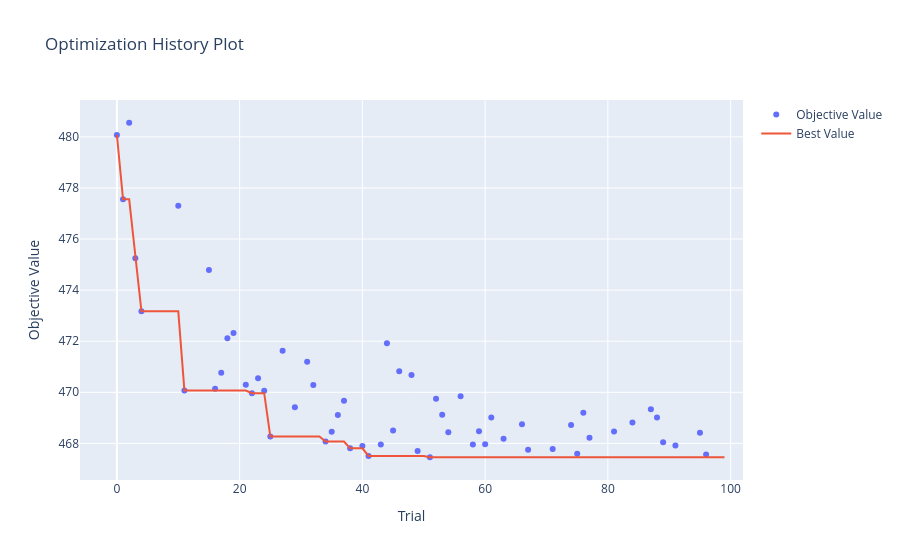
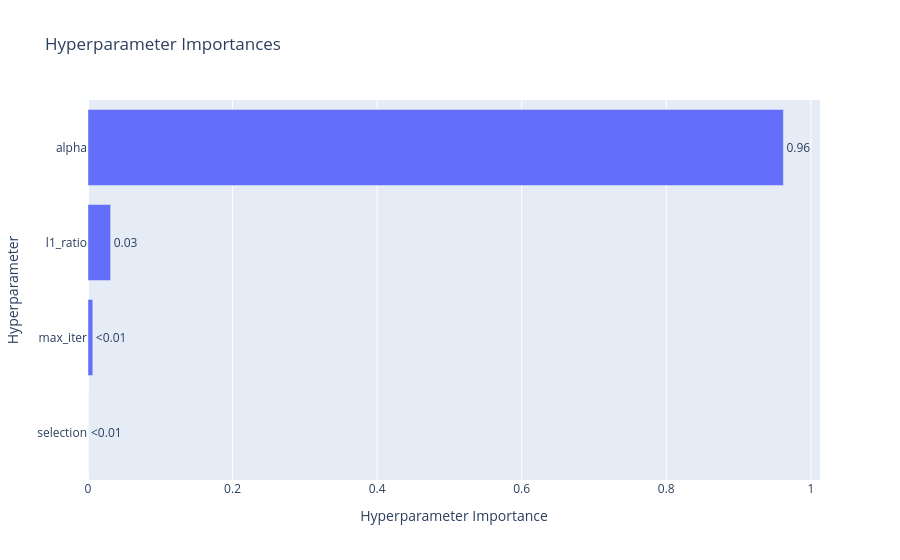

Write notebook code for charts like these, in order.
### Code cell
study = results[0]["study"]

vis.plot_optimization_history(study).show()
vis.plot_param_importances(study).show()

### Figure 1 — Plotly figure (JSON) as saved in the notebook; plotly's stock layout.template omitted (floating-point values rounded to 4 significant figures)
{"data": [{"mode": "markers", "name": "Objective Value", "x": [0, 1, 2, 3, 4, 10, 11, 15, 16, 17, 18, 19, 21, 22, 23, 24, 25, 27, 29, 31, 32, 34, 35, 36, 37, 38, 40, 41, 43, 44, 45, 46, 48, 49, 51, 52, 53, 54, 56, 58, 59, 60, 61, 63, 66, 67, 71, 74, 75, 76, 77, 81, 84, 87, 88, 89, 91, 95, 96], "y": [480.1, 477.6, 480.6, 475.2, 473.2, 477.3, 470.1, 474.8, 470.1, 470.8, 472.1, 472.3, 470.3, 470.0, 470.5, 470.1, 468.3, 471.6, 469.4, 471.2, 470.3, 468.1, 468.5, 469.1, 469.7, 467.8, 467.9, 467.5, 468.0, 471.9, 468.5, 470.8, 470.7, 467.7, 467.5, 469.8, 469.1, 468.4, 469.8, 468.0, 468.5, 468.0, 469.0, 468.2, 468.8, 467.8, 467.8, 468.7, 467.6, 469.2, 468.2, 468.5, 468.8, 469.3, 469.0, 468.0, 467.9, 468.4, 467.6], "type": "scatter"}, {"mode": "lines", "name": "Best Value", "x": [0, 1, 2, 3, 4, 5, 6, 7, 8, 9, 10, 11, 12, 13, 14, 15, 16, 17, 18, 19, 20, 21, 22, 23, 24, 25, 26, 27, 28, 29, 30, 31, 32, 33, 34, 35, 36, 37, 38, 39, 40, 41, 42, 43, 44, 45, 46, 47, 48, 49, 50, 51, 52, 53, 54, 55, 56, 57, 58, 59, 60, 61, 62, 63, 64, 65, 66, 67, 68, 69, 70, 71, 72, 73, 74, 75, 76, 77, 78, 79, 80, 81, 82, 83, 84, 85, 86, 87, 88, 89, 90, 91, 92, 93, 94, 95, 96, 97, 98, 99], "y": [480.1, 477.6, 477.6, 475.2, 473.2, 473.2, 473.2, 473.2, 473.2, 473.2, 473.2, 470.1, 470.1, 470.1, 470.1, 470.1, 470.1, 470.1, 470.1, 470.1, 470.1, 470.1, 470.0, 470.0, 470.0, 468.3, 468.3, 468.3, 468.3, 468.3, 468.3, 468.3, 468.3, 468.3, 468.1, 468.1, 468.1, 468.1, 467.8, 467.8, 467.8, 467.5, 467.5, 467.5, 467.5, 467.5, 467.5, 467.5, 467.5, 467.5, 467.5, 467.5, 467.5, 467.5, 467.5, 467.5, 467.5, 467.5, 467.5, 467.5, 467.5, 467.5, 467.5, 467.5, 467.5, 467.5, 467.5, 467.5, 467.5, 467.5, 467.5, 467.5, 467.5, 467.5, 467.5, 467.5, 467.5, 467.5, 467.5, 467.5, 467.5, 467.5, 467.5, 467.5, 467.5, 467.5, 467.5, 467.5, 467.5, 467.5, 467.5, 467.5, 467.5, 467.5, 467.5, 467.5, 467.5, 467.5, 467.5, 467.5], "type": "scatter"}, {"marker": {"color": "#cccccc"}, "mode": "markers", "name": "Infeasible Trial", "showlegend": false, "x": [], "y": [], "type": "scatter"}], "layout": {"title": {"text": "Optimization History Plot"}, "xaxis": {"title": {"text": "Trial"}}, "yaxis": {"title": {"text": "Objective Value"}}}}

### Figure 2 — Plotly figure (JSON) as saved in the notebook; plotly's stock layout.template omitted (floating-point values rounded to 4 significant figures)
{"data": [{"cliponaxis": false, "hovertemplate": ["selection (CategoricalDistribution): 0.0<extra></extra>", "max_iter (IntDistribution): 0.00662116472552268<extra></extra>", "l1_ratio (FloatDistribution): 0.0313088315046065<extra></extra>", "alpha (FloatDistribution): 0.9620700037698708<extra></extra>"], "name": "Objective Value", "orientation": "h", "text": ["<0.01", "<0.01", "0.03", "0.96"], "textposition": "outside", "x": [0.0, 0.006621, 0.03131, 0.9621], "y": ["selection", "max_iter", "l1_ratio", "alpha"], "type": "bar"}], "layout": {"title": {"text": "Hyperparameter Importances"}, "xaxis": {"title": {"text": "Hyperparameter Importance"}}, "yaxis": {"title": {"text": "Hyperparameter"}}}}
